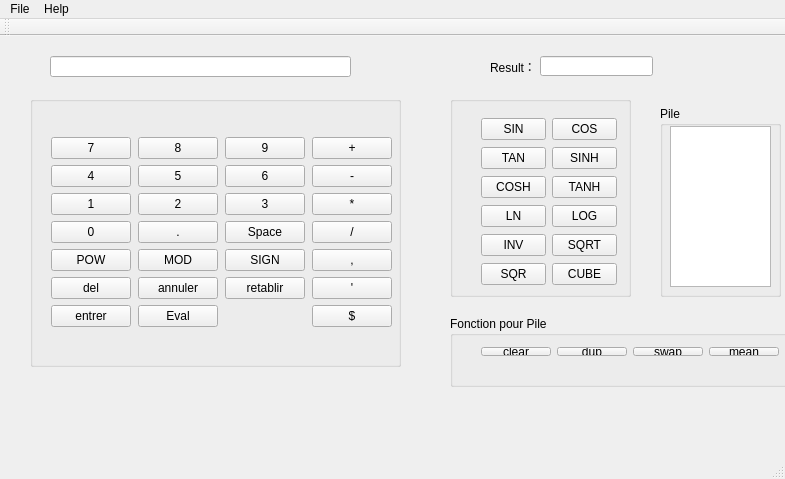
<?xml version="1.0" encoding="UTF-8"?>
<ui version="4.0">
 <class>MainWindow</class>
 <widget class="QMainWindow" name="MainWindow">
  <property name="geometry">
   <rect>
    <x>0</x>
    <y>0</y>
    <width>785</width>
    <height>479</height>
   </rect>
  </property>
  <property name="windowTitle">
   <string>MainWindow</string>
  </property>
  <widget class="QWidget" name="centralWidget">
   <widget class="QLineEdit" name="line_command">
    <property name="geometry">
     <rect>
      <x>50</x>
      <y>20</y>
      <width>301</width>
      <height>21</height>
     </rect>
    </property>
    <property name="readOnly">
     <bool>true</bool>
    </property>
   </widget>
   <widget class="QGroupBox" name="pile">
    <property name="geometry">
     <rect>
      <x>660</x>
      <y>70</y>
      <width>121</width>
      <height>191</height>
     </rect>
    </property>
    <property name="title">
     <string>Pile</string>
    </property>
    <widget class="QListWidget" name="listWidget">
     <property name="geometry">
      <rect>
       <x>10</x>
       <y>20</y>
       <width>101</width>
       <height>161</height>
      </rect>
     </property>
    </widget>
   </widget>
   <widget class="QGroupBox" name="fonction_pile">
    <property name="geometry">
     <rect>
      <x>450</x>
      <y>280</y>
      <width>351</width>
      <height>71</height>
     </rect>
    </property>
    <property name="title">
     <string>Fonction pour Pile</string>
    </property>
    <widget class="QWidget" name="horizontalLayoutWidget">
     <property name="geometry">
      <rect>
       <x>20</x>
       <y>20</y>
       <width>320</width>
       <height>31</height>
      </rect>
     </property>
     <layout class="QHBoxLayout" name="horizontalLayout_3">
      <item>
       <widget class="QPushButton" name="clear">
        <property name="text">
         <string>clear</string>
        </property>
       </widget>
      </item>
      <item>
       <widget class="QPushButton" name="dup">
        <property name="text">
         <string>dup</string>
        </property>
       </widget>
      </item>
      <item>
       <widget class="QPushButton" name="swap">
        <property name="text">
         <string>swap</string>
        </property>
       </widget>
      </item>
      <item>
       <widget class="QPushButton" name="mean">
        <property name="text">
         <string>mean</string>
        </property>
       </widget>
      </item>
     </layout>
    </widget>
   </widget>
   <widget class="QLineEdit" name="Result">
    <property name="geometry">
     <rect>
      <x>540</x>
      <y>20</y>
      <width>113</width>
      <height>20</height>
     </rect>
    </property>
    <property name="readOnly">
     <bool>true</bool>
    </property>
   </widget>
   <widget class="QLabel" name="result">
    <property name="geometry">
     <rect>
      <x>490</x>
      <y>20</y>
      <width>41</width>
      <height>21</height>
     </rect>
    </property>
    <property name="text">
     <string>Result：</string>
    </property>
   </widget>
   <widget class="QGroupBox" name="keyboard">
    <property name="geometry">
     <rect>
      <x>30</x>
      <y>60</y>
      <width>371</width>
      <height>271</height>
     </rect>
    </property>
    <property name="title">
     <string/>
    </property>
    <widget class="QWidget" name="gridLayoutWidget">
     <property name="geometry">
      <rect>
       <x>20</x>
       <y>40</y>
       <width>323</width>
       <height>199</height>
      </rect>
     </property>
     <layout class="QGridLayout" name="gridLayout_2">
      <property name="sizeConstraint">
       <enum>QLayout::SetMinAndMaxSize</enum>
      </property>
      <property name="horizontalSpacing">
       <number>7</number>
      </property>
      <property name="margin">
       <number>1</number>
      </property>
      <item row="2" column="0">
       <widget class="QPushButton" name="num4">
        <property name="text">
         <string>4</string>
        </property>
       </widget>
      </item>
      <item row="2" column="1">
       <widget class="QPushButton" name="num5">
        <property name="text">
         <string>5</string>
        </property>
       </widget>
      </item>
      <item row="3" column="0">
       <widget class="QPushButton" name="num1">
        <property name="text">
         <string>1</string>
        </property>
       </widget>
      </item>
      <item row="3" column="1">
       <widget class="QPushButton" name="num2">
        <property name="text">
         <string>2</string>
        </property>
       </widget>
      </item>
      <item row="3" column="2">
       <widget class="QPushButton" name="num3">
        <property name="text">
         <string>3</string>
        </property>
       </widget>
      </item>
      <item row="4" column="0">
       <widget class="QPushButton" name="num0">
        <property name="text">
         <string>0</string>
        </property>
       </widget>
      </item>
      <item row="2" column="2">
       <widget class="QPushButton" name="num6">
        <property name="text">
         <string>6</string>
        </property>
       </widget>
      </item>
      <item row="1" column="1">
       <widget class="QPushButton" name="num8">
        <property name="text">
         <string>8</string>
        </property>
       </widget>
      </item>
      <item row="1" column="0">
       <widget class="QPushButton" name="num7">
        <property name="text">
         <string>7</string>
        </property>
       </widget>
      </item>
      <item row="1" column="2">
       <widget class="QPushButton" name="num9">
        <property name="text">
         <string>9</string>
        </property>
       </widget>
      </item>
      <item row="1" column="3">
       <widget class="QPushButton" name="plus">
        <property name="text">
         <string>+</string>
        </property>
       </widget>
      </item>
      <item row="2" column="3">
       <widget class="QPushButton" name="minus">
        <property name="text">
         <string>-</string>
        </property>
       </widget>
      </item>
      <item row="3" column="3">
       <widget class="QPushButton" name="multi">
        <property name="text">
         <string>*</string>
        </property>
       </widget>
      </item>
      <item row="4" column="3">
       <widget class="QPushButton" name="slash">
        <property name="text">
         <string>/</string>
        </property>
       </widget>
      </item>
      <item row="5" column="0">
       <widget class="QPushButton" name="POW">
        <property name="text">
         <string>POW</string>
        </property>
       </widget>
      </item>
      <item row="5" column="3">
       <widget class="QPushButton" name="comma">
        <property name="text">
         <string>,</string>
        </property>
       </widget>
      </item>
      <item row="6" column="3">
       <widget class="QPushButton" name="guillemet">
        <property name="text">
         <string>'</string>
        </property>
       </widget>
      </item>
      <item row="4" column="1">
       <widget class="QPushButton" name="point">
        <property name="text">
         <string>.</string>
        </property>
       </widget>
      </item>
      <item row="7" column="1">
       <widget class="QPushButton" name="eval_2">
        <property name="text">
         <string>Eval</string>
        </property>
       </widget>
      </item>
      <item row="7" column="0">
       <widget class="QPushButton" name="entrer">
        <property name="text">
         <string>entrer</string>
        </property>
       </widget>
      </item>
      <item row="6" column="0">
       <widget class="QPushButton" name="del">
        <property name="text">
         <string>del</string>
        </property>
       </widget>
      </item>
      <item row="7" column="3">
       <widget class="QPushButton" name="dollar">
        <property name="text">
         <string>$</string>
        </property>
       </widget>
      </item>
      <item row="4" column="2">
       <widget class="QPushButton" name="espace">
        <property name="text">
         <string>Space</string>
        </property>
       </widget>
      </item>
      <item row="5" column="1">
       <widget class="QPushButton" name="MOD">
        <property name="text">
         <string>MOD</string>
        </property>
       </widget>
      </item>
      <item row="5" column="2">
       <widget class="QPushButton" name="SIGN">
        <property name="text">
         <string>SIGN</string>
        </property>
       </widget>
      </item>
      <item row="6" column="1">
       <widget class="QPushButton" name="annuler">
        <property name="text">
         <string>annuler</string>
        </property>
       </widget>
      </item>
      <item row="6" column="2">
       <widget class="QPushButton" name="retablir">
        <property name="text">
         <string>retablir</string>
        </property>
       </widget>
      </item>
     </layout>
    </widget>
   </widget>
   <widget class="QGroupBox" name="Fonction_unaire">
    <property name="geometry">
     <rect>
      <x>450</x>
      <y>60</y>
      <width>181</width>
      <height>201</height>
     </rect>
    </property>
    <property name="title">
     <string/>
    </property>
    <widget class="QWidget" name="gridLayoutWidget_2">
     <property name="geometry">
      <rect>
       <x>20</x>
       <y>10</y>
       <width>158</width>
       <height>191</height>
      </rect>
     </property>
     <layout class="QGridLayout" name="gridLayout_3">
      <item row="0" column="0">
       <widget class="QPushButton" name="SIN">
        <property name="text">
         <string>SIN</string>
        </property>
       </widget>
      </item>
      <item row="0" column="1">
       <widget class="QPushButton" name="COS">
        <property name="text">
         <string>COS</string>
        </property>
       </widget>
      </item>
      <item row="1" column="0">
       <widget class="QPushButton" name="TAN">
        <property name="text">
         <string>TAN</string>
        </property>
       </widget>
      </item>
      <item row="1" column="1">
       <widget class="QPushButton" name="SIHN">
        <property name="text">
         <string>SINH</string>
        </property>
       </widget>
      </item>
      <item row="3" column="0">
       <widget class="QPushButton" name="LN">
        <property name="text">
         <string>LN</string>
        </property>
       </widget>
      </item>
      <item row="4" column="0">
       <widget class="QPushButton" name="INV">
        <property name="text">
         <string>INV</string>
        </property>
       </widget>
      </item>
      <item row="4" column="1">
       <widget class="QPushButton" name="SQRT">
        <property name="text">
         <string>SQRT</string>
        </property>
       </widget>
      </item>
      <item row="5" column="0">
       <widget class="QPushButton" name="SQR">
        <property name="text">
         <string>SQR</string>
        </property>
       </widget>
      </item>
      <item row="2" column="1">
       <widget class="QPushButton" name="TANH">
        <property name="text">
         <string>TANH</string>
        </property>
       </widget>
      </item>
      <item row="2" column="0">
       <widget class="QPushButton" name="COSH">
        <property name="text">
         <string>COSH</string>
        </property>
       </widget>
      </item>
      <item row="3" column="1">
       <widget class="QPushButton" name="LOG">
        <property name="text">
         <string>LOG</string>
        </property>
       </widget>
      </item>
      <item row="5" column="1">
       <widget class="QPushButton" name="CUBE">
        <property name="text">
         <string>CUBE</string>
        </property>
       </widget>
      </item>
     </layout>
    </widget>
   </widget>
  </widget>
  <widget class="QToolBar" name="mainToolBar">
   <attribute name="toolBarArea">
    <enum>TopToolBarArea</enum>
   </attribute>
   <attribute name="toolBarBreak">
    <bool>false</bool>
   </attribute>
  </widget>
  <widget class="QStatusBar" name="statusBar"/>
  <widget class="QMenuBar" name="menuBar">
   <property name="geometry">
    <rect>
     <x>0</x>
     <y>0</y>
     <width>785</width>
     <height>23</height>
    </rect>
   </property>
   <widget class="QMenu" name="menuFile">
    <property name="title">
     <string>File</string>
    </property>
    <addaction name="actionOuvrir_la_source"/>
    <addaction name="actionQuit"/>
   </widget>
   <widget class="QMenu" name="menuHelp">
    <property name="title">
     <string>Help</string>
    </property>
    <addaction name="action"/>
   </widget>
   <addaction name="menuFile"/>
   <addaction name="menuHelp"/>
  </widget>
  <action name="action">
   <property name="text">
    <string>?</string>
   </property>
  </action>
  <action name="actionOuvrir_la_source">
   <property name="text">
    <string>Ouvrir la source</string>
   </property>
  </action>
  <action name="actionQuit">
   <property name="text">
    <string>Quit</string>
   </property>
  </action>
 </widget>
 <layoutdefault spacing="6" margin="11"/>
 <resources/>
 <connections>
  <connection>
   <sender>actionQuit</sender>
   <signal>triggered()</signal>
   <receiver>MainWindow</receiver>
   <slot>close()</slot>
   <hints>
    <hint type="sourcelabel">
     <x>-1</x>
     <y>-1</y>
    </hint>
    <hint type="destinationlabel">
     <x>404</x>
     <y>216</y>
    </hint>
   </hints>
  </connection>
  <connection>
   <sender>del</sender>
   <signal>clicked()</signal>
   <receiver>line_command</receiver>
   <slot>clear()</slot>
   <hints>
    <hint type="sourcelabel">
     <x>231</x>
     <y>278</y>
    </hint>
    <hint type="destinationlabel">
     <x>200</x>
     <y>65</y>
    </hint>
   </hints>
  </connection>
 </connections>
</ui>
